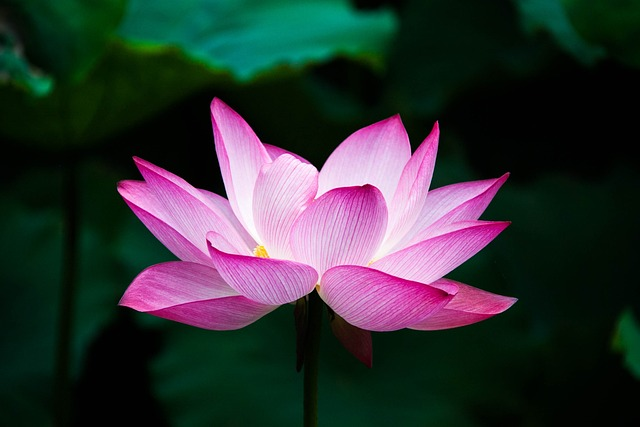
#> input picture code/computer_vision/01.OpenCV/img/flower_1.jpg, 640 x 427 px
$ jupyter execute --allow-errors 08.histogram.ipynb
#> lines starting #> are read from the running program, lines starting #| are printed output that depends on the picture
- 코드 출처 : https://opencv-python.readthedocs.io/en/latest/index.html

[cell 1]
import numpy as np
import cv2
import matplotlib.pyplot as plt
plt.style.use('seaborn-v0_8-white')

# 히스토그램 (Histogram)

## Histogram

- 이미지의 밝기의 분포를 그래프로 표현한 방식

- 이미지의 전체의 밝기 분포와 채도(밝고 어두움)을 알 수 있음

<sub>[이미지 출처] https://www.cambridgeincolour.com/tutorials/histograms1.htm</sub>

<br>

## 용어 설명

- BINS

  - 히스토그램 그래프의 X축의 간격
    위 그림의 경우에는 0 ~ 255를 표현하였기 때문에 BINS값은 256이 된다.
    BINS값이 16이면 0 ~ 15, 16 ~ 31..., 240 ~ 255와 같이 X축이 16개로 표현
    OpenCV에서는 BINS를 histSize 라고 표현

- DIMS

  - 이미지에서 조사하고자하는 값을 의미
    빛의 강도를 조사할 것인지, RGB값을 조사할 것인지를 결정

- RANGE

  - 측정하고자하는 값의 범위

<br>

- `cv2.calcHist()`

  - Parameters
    - `image` : 분석대상 이미지(uint8 or float32 type). Array형태.

    - `channels` : 분석 채널(X축의 대상)

      - 이미지가 graysacle이면 [0], color 이미지이면 [0],[0,1] 형태(1 : Blue, 2: Green, 3: Red)

    - `mask` : 이미지의 분석영역. None이면 전체 영역.

    - `histSize` : BINS 값. [256]

    - `ranges` : Range값. [0,256]

* flower1.jpg

<sub>[이미지 출처] https://pixabay.com/ko/photos/%EB%A1%9C%ED%84%B0%EC%8A%A4-%EA%BD%83-%EC%97%AC%EB%A6%84-%EC%A0%A0-%EC%9E%90%EC%97%B0-978659/</sub>

* flower2.jpg

<sub>[이미지 출처] https://pixabay.com/ko/photos/%EC%A0%95%EC%9B%90-%EA%BD%83-%EB%82%98%EB%B9%84-19830/</sub>

[cell 2]
img_1 = cv2.imread('./img/flower_1.jpg', cv2.IMREAD_GRAYSCALE)
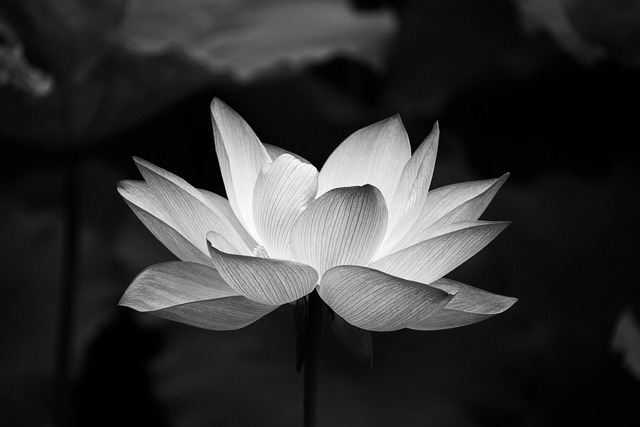
#> img_1: shape (427, 640); min 0, max 255, mean 50.7
img_2 = cv2.imread('./img/flower_2.jpg', cv2.IMREAD_GRAYSCALE)
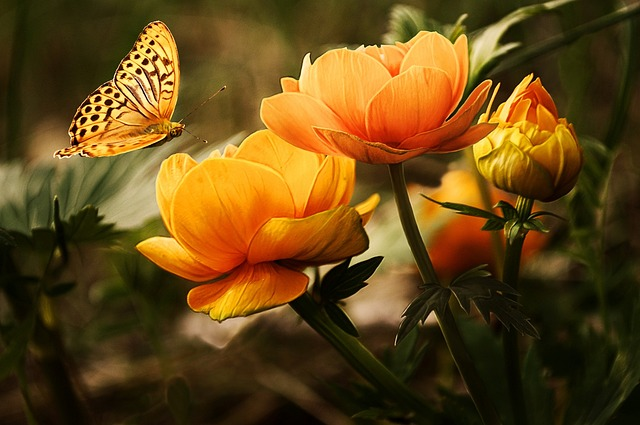
#> input picture code/computer_vision/01.OpenCV/img/flower_2.jpg, 640 x 425 px
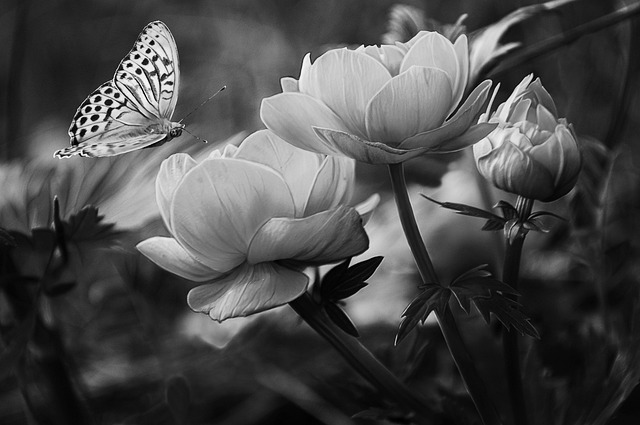
#> img_2: shape (425, 640); min 0, max 255, mean 74.8

[cell 3]
hist_1 = cv2.calcHist([img_1], [0], None, [256], [0, 256])
#> hist_1 = 256 values, max 19488 at index 1, min 7 at index 255, mean 1067.5
hist_2 = cv2.calcHist([img_2], [0], None, [256], [0, 256])
#> hist_2 = 256 values, max 3909 at index 32, min 2 at index 255, mean 1062.5

[cell 4]
plt.figure(figsize=(12, 8))
plt.subplot(2, 2, 1)
plt.imshow(img_1, 'gray')
plt.title('Flower 1')

plt.subplot(2, 2, 2)
plt.imshow(img_2, 'gray')
plt.title('Flower 2')

plt.subplot(2, 2, 3)
plt.plot(hist_1, color='r', label='Flower 1')
plt.plot(hist_2, color='y', label='Flower 2')
plt.xlim([0, 256])
plt.legend()

plt.show()
#> figure, not shown here; panel 3: curve peaks at x = 1, y = 19488; panel 3: curve peaks at x = 32, y = 3909

## Mask를 적용한 히스토그램

  <sub>[이미지 출처] https://pixabay.com/photos/cat-pet-feline-animal-4923824/</sub>

[cell 5]
img = cv2.imread('./img/cat.jpg')
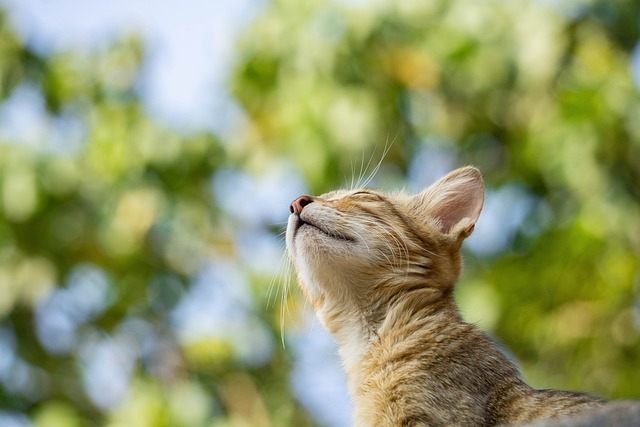
#> input picture code/computer_vision/01.OpenCV/img/cat.jpg, 640 x 427 px
#> img is the input picture: shape (427, 640, 3); mean B, G, R 106.8, 152.8, 145.6
img = cv2.cvtColor(img, cv2.COLOR_BGR2RGB)

img.shape
#> Out = (427, 640, 3)

[cell 6]
mask = np.zeros(img.shape[:2], np.uint8)
mask[180:400, 260:600] = 255

[cell 7]
masked_img = cv2.bitwise_and(img, img, mask=mask)
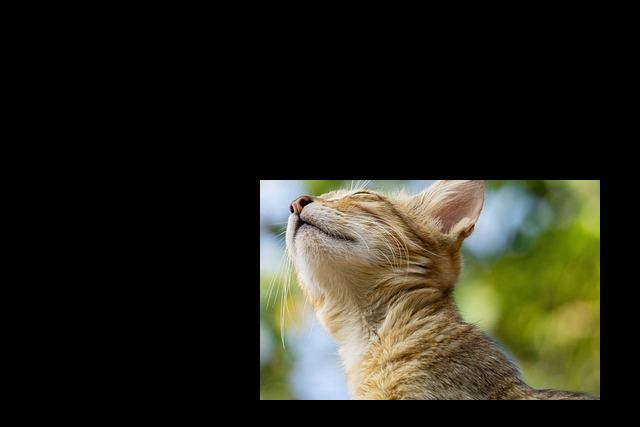
#> masked_img: shape (427, 640, 3); mean R, G, B 38.2, 37.4, 26

[cell 8]
hist_full = cv2.calcHist([img], [1], None, [256], [0, 256])
#> hist_full = 256 values, max 2190 at index 179, min 0 at index 242, mean 1067.5
hist_mask = cv2.calcHist([img], [1], mask, [256], [0, 256])
#> hist_mask = 256 values, max 789 at index 127, min 0 at index 242, mean 292.2

[cell 9]
plt.figure(figsize=(14, 14))
plt.subplot(2, 2, 1)
plt.imshow(img, 'gray')
plt.title('Original Image')

plt.subplot(2, 2, 2)
plt.imshow(mask, 'gray')
plt.title('Mask')

plt.subplot(2, 2, 3)
plt.imshow(masked_img, 'gray')
plt.title('Masked Image')

plt.subplot(2, 2, 4)
plt.plot(hist_full, color='r', label='Full')
plt.plot(hist_mask, color='b', label='Masked')
plt.title('Histogram')
plt.xlim([0, 256])
plt.legend()

plt.show()
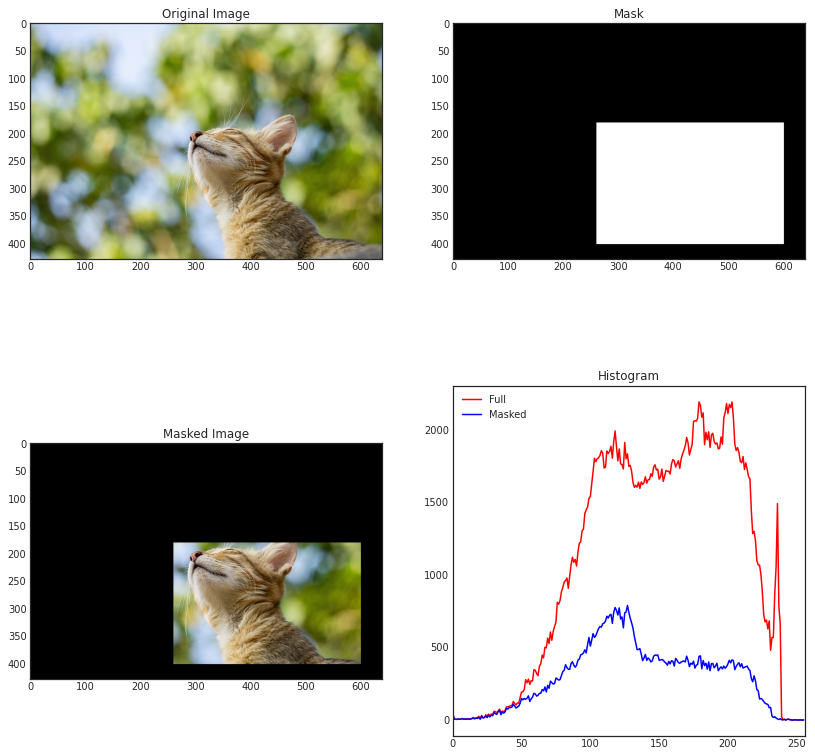
#> figure drawn by matplotlib, 4 panels; panel 4: curve peaks at x = 179, y = 2190; panel 4: curve peaks at x = 127, y = 789

## 히스토그램 평탄화

- 이미지의 히스토그램이 특정영역에 너무 집중되어 있으면 contrast가 낮아 좋은 이미지라고 할 수 없음

- 전체 영역에 골고루 분포가 되어 있을 때 좋은 이미지라고 할 수 있는데, 아래 히스토그램을 보면 좌측 처럼 특정 영역에 집중되어 있는 분포를 오른쪽 처럼 골고루 분포하도록 하는 작업을 Histogram Equalization 이라고 함

- (참고) 이론적인 방법

  - 이미지의 각 픽셀의 cumulative distribution function(cdf)값을 구하고 Histogram Equalization 공식에 대입하여 0 ~ 255 사이의 값으로 변환

  - 이렇게 새롭게 구해진 값으로 이미지를 표현하면 균일화된 이미지를 얻을 수 있음


  <sub>[이미지 출처] https://en.wikipedia.org/wiki/Histogram_equalization</sub>

- Numpy를 활용하여 균일화 작업

* taiwan.jpg


  <sub>[이미지 출처] https://pixabay.com/ko/photos/%EB%8C%80%EB%A7%8C-%EB%8F%84%EC%8B%9C-%EB%8F%84%EC%8B%9C-%ED%92%8D%EA%B2%BD-%EC%97%AC%ED%96%89-5460063/</sub>

[cell 10]
img = cv2.imread('./img/taiwan.jpg', 0)
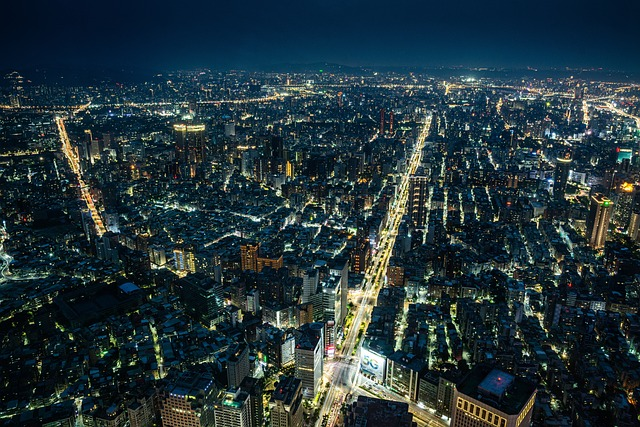
#> input picture code/computer_vision/01.OpenCV/img/taiwan.jpg, 640 x 427 px
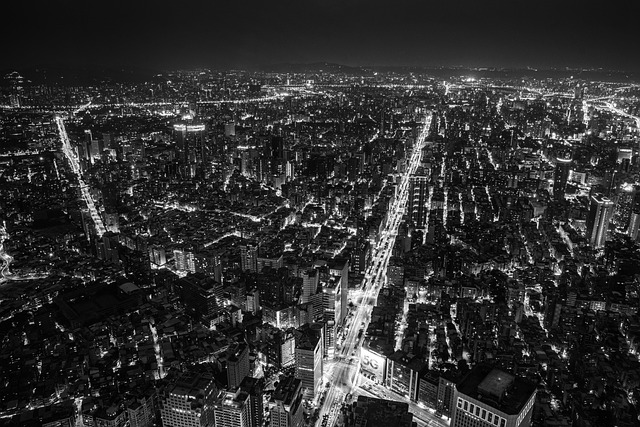
#> img: shape (427, 640); min 0, max 255, mean 48.5

img.shape
#> Out = (427, 640)

[cell 11]
hist, bins = np.histogram(img.flatten(), 256, (0, 256))
#> hist = 256 values, max 5972 at index 28, min 75 at index 247, mean 1067.5; bins = 257 values from 0 to 256

[cell 12]
cdf = hist.cumsum()
#> cdf = 256 values from 2377 to 273280

cdf_m = np.ma.masked_equal(cdf, 0)

[cell 13]
cdf_m = (cdf_m - cdf_m.min()) * 255 / (cdf_m.max() - cdf_m.min())

cdf = np.ma.filled(cdf_m, 0).astype(np.uint8)
#> cdf = 256 values from 0 to 255

[cell 14]
img_2 = cdf[img]
#> img_2: shape (427, 640)

plt.figure(figsize=(14, 10))
plt.subplot(1, 2, 1)
plt.imshow(img, 'gray')
plt.title('Original')

plt.subplot(1, 2, 2)
plt.imshow(img_2, 'gray')
plt.title("Equalization")

plt.show()

- OpenCV 함수로 간단하게 처리

[cell 15]
img = cv2.imread('./img/taiwan.jpg', 0)

img.shape
#> Out = (427, 640)

[cell 16]
img_2 = cv2.equalizeHist(img)

[cell 17]
plt.figure(figsize=(14, 10))
plt.subplot(1, 2, 1)
plt.imshow(img, 'gray')
plt.title('Original')

plt.subplot(1, 2, 2)
plt.imshow(img_2, 'gray')
plt.title("Equalization")

plt.show()

## CLAHE (Contrast Limited Adaptive Histogram Equalization)

- 지금까지의 처리는 이미지의 전체적인 부분에 균일화를 적용

- 하지만 일반적인 이미지는 밝은 부분과 어두운 부분이 섞여 있기 때문에 전체에 적용하는 것은 그렇게 유용하지 않음

- 이미지
  - 'keyboard.png'


  <sub>[이미지 출처] https://pixabay.com/ko/photos/%ED%82%A4%EB%B3%B4%EB%93%9C-%EC%BB%B4%ED%93%A8%ED%84%B0-%ED%82%A4-%ED%99%94%EC%9D%B4%ED%8A%B8-886462/</sub>

[cell 18]
img = cv2.imread('./img/keyboard.jpg', 0)
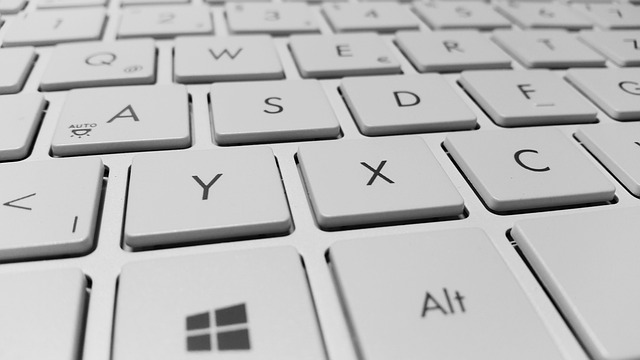
#> input picture code/computer_vision/01.OpenCV/img/keyboard.jpg, 640 x 360 px
#> img is the input picture: shape (360, 640); min 0, max 253, mean 188.2

img.shape
#> Out = (360, 640)

[cell 19]
img_2 = cv2.equalizeHist(img)
#> img_2: shape (360, 640)

[cell 20]
plt.figure(figsize=(14, 10))
plt.subplot(1, 2, 1)
plt.imshow(img, 'gray')
plt.title('Original')

plt.subplot(1, 2, 2)
plt.imshow(img_2, 'gray')
plt.title("Equalization")

plt.show()

- 위 결과에서 주변의 어두운 부분은 균일화가 적용되어 밝아졌지만, 가운데 이미지는 너무 밝아져 경계선을 알아볼 수 없게 되어버림

- 이 문제를 해결하기 위해서 `adaptive histogram equalization`을 적용하게 됨
  - 즉, 이미지를 작은 title형태로 나누어 그 title안에서 Equalization을 적용하는 방식

  - 작은 영역이다 보니 작은 노이즈(극단적으로 어둡거나, 밝은 영역)가 있으면 이것이 반영이 되어 원하는 결과를 얻을 수 없게 됨

  - 이 문제를 피하기 위해서 `contrast limit`라는 값을 적용하여 이 값을 넘어가는 경우는 그 영역은 다른 영역에 균일하게 배분하여 적용

[cell 21]
img = cv2.imread('./img/keyboard.jpg', 0)

img.shape
#> Out = (360, 640)

[cell 22]
clahe = cv2.createCLAHE(clipLimit=2.0, tileGridSize=(8, 8))
img_2 = clahe.apply(img)
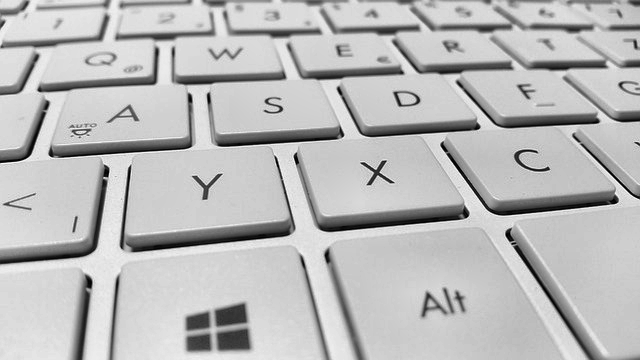
#> img_2: shape (360, 640); min 1, max 254, mean 185.9

[cell 23]
plt.figure(figsize=(14, 10))
plt.subplot(1, 2, 1)
plt.imshow(img, 'gray')
plt.title('Original')

plt.subplot(1, 2, 2)
plt.imshow(img_2, 'gray')
plt.title("Equalization")

plt.show()
